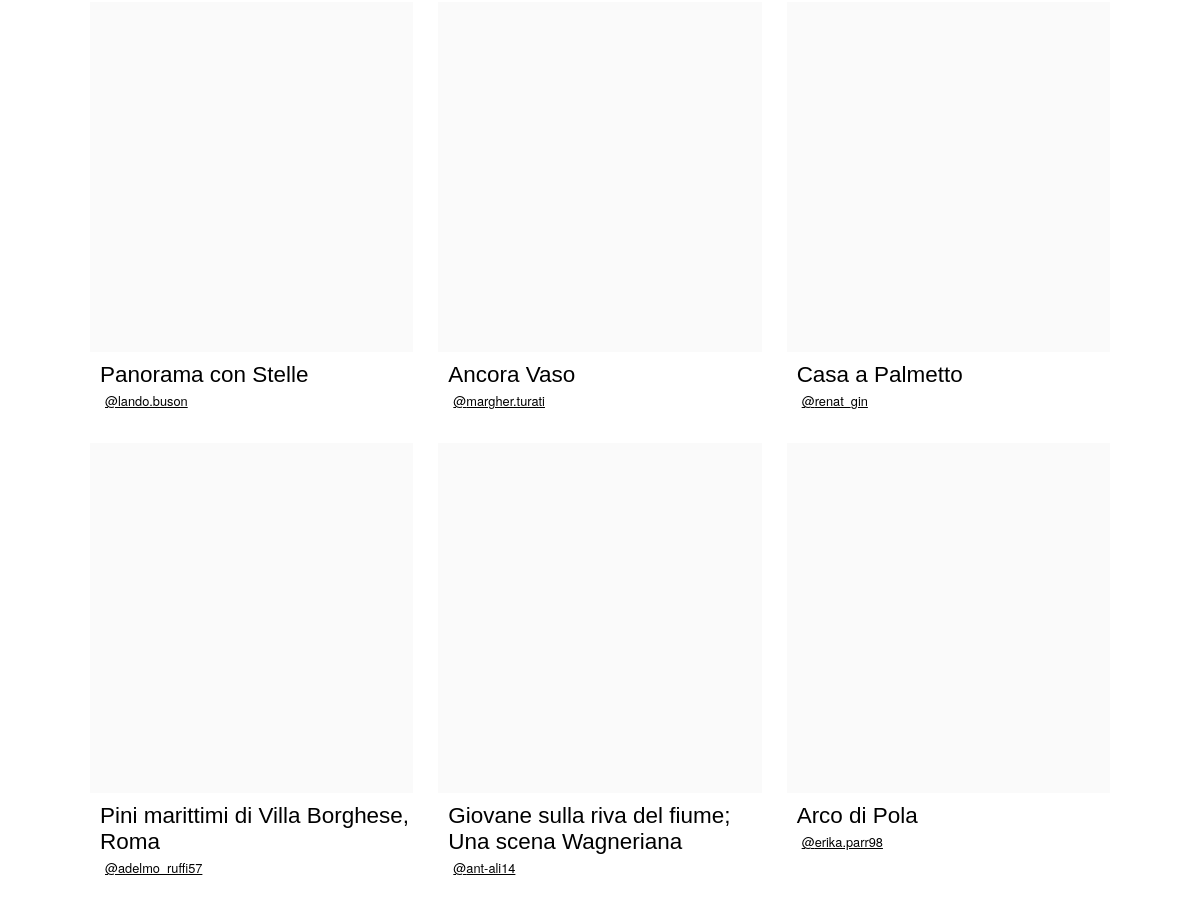
Page /php/opere.php?natura=natura (middle part) on the earlier database version.
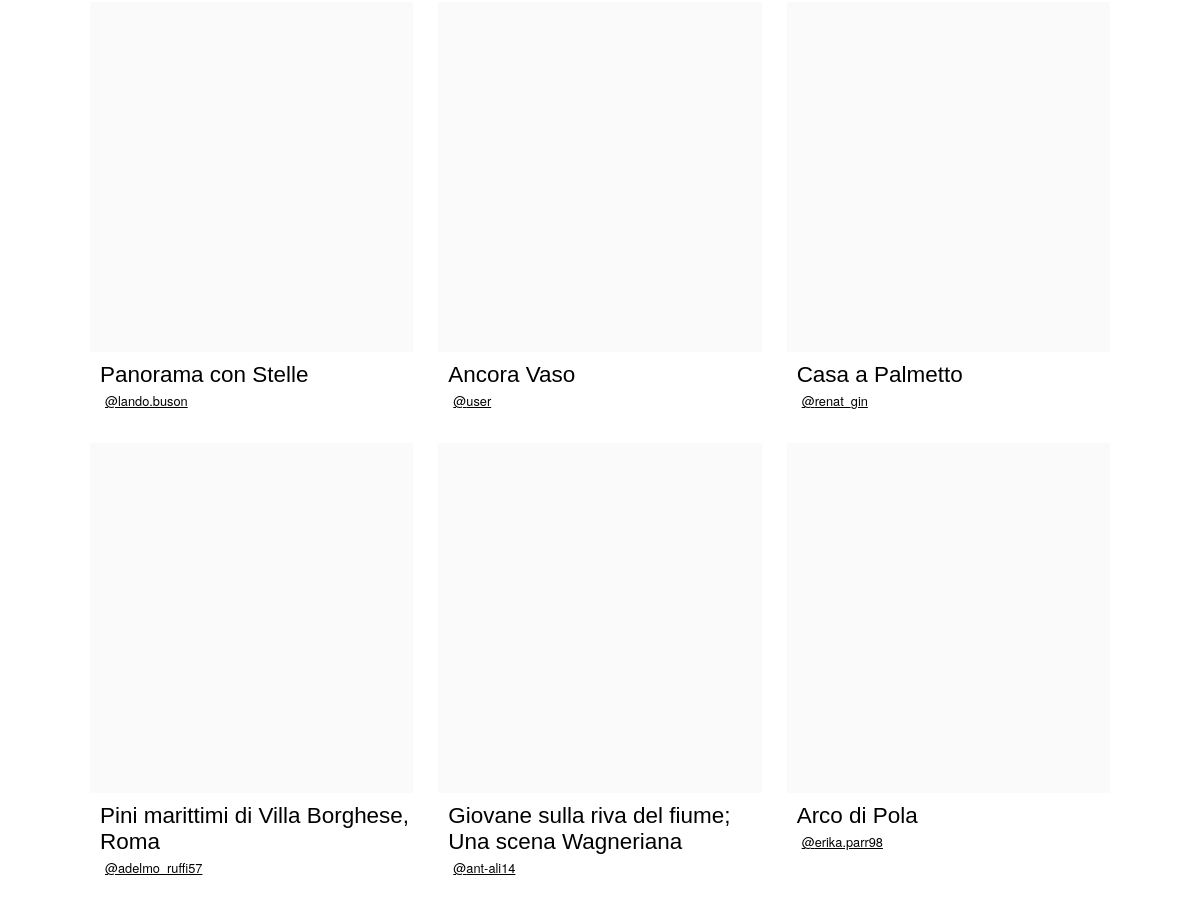
Same page on the later database version.
### tables this page shows
CREATE TABLE `Artworks` (
  `id` int(11) NOT NULL,
  `title` varchar(100) NOT NULL,
  `main_image` varchar(100) NOT NULL,
  `description` varchar(1000) NOT NULL,
  `height` float DEFAULT NULL,
  `width` float DEFAULT NULL,
  `length` float DEFAULT NULL,
  `start_date` date DEFAULT NULL,
  `end_date` date DEFAULT NULL,
  `upload_time` timestamp NOT NULL DEFAULT current_timestamp(),
  `id_artist` int(11) NOT NULL
);

CREATE TABLE `Users` (
  `id` int(11) NOT NULL,
  `username` varchar(30) NOT NULL,
  `password` varchar(255) NOT NULL,
  `name` varchar(30) NOT NULL,
  `lastname` varchar(30) NOT NULL,
  `is_admin` tinyint(1) NOT NULL,
  `image` varchar(100) DEFAULT NULL,
  `birth_date` date DEFAULT NULL,
  `birth_place` varchar(30) DEFAULT NULL,
  `biography` varchar(1000) DEFAULT NULL,
  `experience` varchar(1000) DEFAULT NULL
);

### php/DBAccess.php (called while the page is built, shortened)
<?php
class DBAccess
{
    private $connection;
    public function openDBConnection()
    {
        try {
            $this->connection = mysqli_connect(
                self::HOST_DB,
                self::USERNAME,
                self::PASSWORD,
                self::DATABASE_NAME
            );
        } catch (\Exception $e) {
            return false;
        }
        return true;
    }
    public function getLabels()
    {
        $query = "SELECT * FROM Labels";
        $queryResult = mysqli_query($this->connection, $query) or DBAccess::errorDB(true);
        if (mysqli_num_rows($queryResult) != 0) {
            $result = array();
            while ($row = mysqli_fetch_array($queryResult, MYSQLI_ASSOC)) {
                $result[] = $row;
            }
            return $result;
        } else return null;
    }
    public function getArtworksQuery($text = "", $time = "", $height = "", $width = "", $depth = "", $labels = array())
    {
        $time_filter = "";
        $height_filter = "";
        $width_filter = "";
        $depth_filter = "";
        $labels_filter = "";
        $groupby_labels_filter = "";
        if (count($labels) > 0) {
            $labels_filter = "AND ArtworkLabels.label IN ('" . implode("', '", $labels) . "')";
            $groupby_labels_filter = "GROUP BY Artworks.id HAVING COUNT(DISTINCT ArtworkLabels.label) >= " . count($labels);
        }
        $query = "SELECT DISTINCT A1.id AS artistID, A1.title, A1.main_image, U1.id AS artworkID, U1.username
                    FROM (Artworks AS A1 JOIN Users AS U1 ON A1.id_artist = U1.id)
                    JOIN (
                        SELECT DISTINCT Artworks.id
                        FROM (Artworks LEFT OUTER JOIN Users ON Artworks.id_artist = Users.id) LEFT OUTER JOIN ArtworkLabels ON Artworks.id = ArtworkLabels.id_artwork
                        WHERE (Artworks.title LIKE '%$text%'
                            $time_filter
                            $height_filter
                            $width_filter
                            $depth_filter
                            $labels_filter
                        ) $groupby_labels_filter ) AS QR ON A1.id = QR.id
                    ORDER BY A1.upload_time DESC";
        $queryResult = mysqli_query($this->connection, $query) or DBAccess::errorDB(true);
        if (mysqli_num_rows($queryResult) != 0) {
            $result = array();
            while ($row = mysqli_fetch_array($queryResult, MYSQLI_ASSOC)) {
                $result[] = $row;
            }
            return $result;
        } else return null;
    }
}

### php/opere.php (the view, shortened to what the changed rows need)
<?php
require_once 'DBAccess.php';
$isLoggedIn = isset($_SESSION['logged_id']);
$loginOrProfileTitle = $isLoggedIn ?
    "<a href=\"artista.php?id=" . $_SESSION['logged_id'] . "\"><span lang=\"en\">Account</span></a>" :
    "<a href=\"login.php\">Accedi</a>";
$connection = new DB\DBAccess();
$titleSearch = isset($_GET["title"]) ? $_GET["title"] : "";
$dateSearch = isset($_GET["date"]) ? $_GET["date"] : "";
$heightSearch =  isset($_GET["height"]) ? $_GET["height"] : "";
$widthSearch = isset($_GET["width"]) ? $_GET["width"] : "";
$depthSearch = isset($_GET["depth"]) ? $_GET["depth"] : "";
$labelSearch = array();
$labels = $connection->getLabels();
$labelsContainer = '';
if ($labels && sizeof($labels) > 0) {
    $labelsContainer = "<ul id=\"labels_list\">";
    foreach ($labels as $label) {
        $labelChecked = isset($_GET[$label['label']]) ? "checked" : "";
        $labelsContainer .= "
        <li>
            <input
                type=\"checkbox\"
                class=\"label_checkbox\"
                id=\"" . $label['label'] . "\"
                value=\"" . $label['label'] . "\"
                name=\"" . $label['label'] . "\"
                " . $labelChecked . ">
            <label for=\"" . $label['label'] . "\">" . ucfirst($label['label']) . "</label>
        </li>";
        if (isset($_GET[$label['label']])) array_push($labelSearch, $_GET[$label['label']]);
    }
    $labelsContainer .= "</ul>";
}
$artworks = $connection->getArtworksQuery($titleSearch, $dateSearch, $heightSearch, $widthSearch, $depthSearch, $labelSearch);
$dateRanges = array("1960-1970", "1970-1980", "1990-2000", "2000-2005", "2005-2010", "2010-2015", "2015-2020", "2020-2024");
$dateOptions = "<option value=\"\">-</option>";
foreach ($dateRanges as $date) {
    $dateSelected = $dateSearch == $date ? " selected" : "";
    $dateOptions .= "<option value=\"" . $date . "\"" . $dateSelected . ">" . $date . "</option>";
}
$heightRanges = array("0-20", "20-50", "50-80", "80-150", "150-300");
$heightOptions = "<option value=\"\">-</option>";
foreach ($heightRanges as $height) {
    $heightSelected = $heightSearch == $height ? " selected" : "";
    $heightOptions .= "<option value=\"" . $height . "\"" . $heightSelected . ">" . $height . "</option>";
}
$widthRanges = array("0-20", "20-50", "50-80", "80-150", "150-300");
$widthOptions = "<option value=\"\">-</option>";
foreach ($widthRanges as $width) {
    $widthSelected = $widthSearch == $width ? " selected" : "";
    $widthOptions .= "<option value=\"" . $width . "\"" . $widthSelected . ">" . $width . "</option>";
}
$depthRanges = array("0-20", "20-50", "50-80", "80-150", "150-300");
$depthOptions = "<option value=\"\">-</option>";
foreach ($depthRanges as $depth) {
    $depthSelected = $depthSearch == $depth ? " selected" : "";
    $depthOptions .= "<option value=\"" . $depth . "\"" . $depthSelected . ">" . $depth . "</option>";
}
$figuresContainer = "";
if ($artworks && sizeof($artworks) > 0) {
    $figuresContainer = "<div class=\"results_section\" id=\"paginated_section\">";
    foreach ($artworks as $artwork) {
        $idArtwork = $artwork['artistID'];
        $title = $artwork['title'];
        $mainImage = $artwork['main_image'];
        $idArtist = $artwork['artworkID'];
        $username = $artwork['username'];
        $figuresContainer .= "
        <figure class=\"gallery_item\">
            <div class=\"artwork_gallery_item_image\">
                <a aria-label=\"Visita la pagina dell'opera " . $title . "\"
                    href=\"opera.php?id=" . $idArtwork . "\">
                    <img src=\"" . $mainImage . "\" alt=\"\"/>
                </a>
            </div>
            <figcaption>
                <div class=\"artwork_gallery_item_title\">
                    <h3>" . $title . "</h3>
                </div>
                <div class=\"artist_mini_preview_info\">
                    <a href=\"artista.php?id=" . $idArtist . "\">" . $username . "</a>
                </div>
            </figcaption>
        </figure>";
    }
    $figuresContainer .= "</div>" . addPaginator();
}
$opere = file_get_contents("../templates/opere.html");
$opere = str_replace("{{login_or_profile_title}}", $loginOrProfileTitle, $opere);
$opere = str_replace("{{title}}", $titleSearch, $opere);
$opere = str_replace("{{date}}", $dateOptions, $opere);
$opere = str_replace("{{height}}", $heightOptions, $opere);
$opere = str_replace("{{width}}", $widthOptions, $opere);
$opere = str_replace("{{depth}}", $depthOptions, $opere);
$opere = str_replace("{{labels}}", $labelsContainer, $opere);
$opere = str_replace("{{count}}", $artworks ? sizeof($artworks) : 0, $opere);
$opere = str_replace("{{results}}", $figuresContainer, $opere);
echo ($opere);

Differences in the rows shown:
changed through a linked row, artworks "Ancora Vaso": id_artist.username "margher.turati" → "user"
